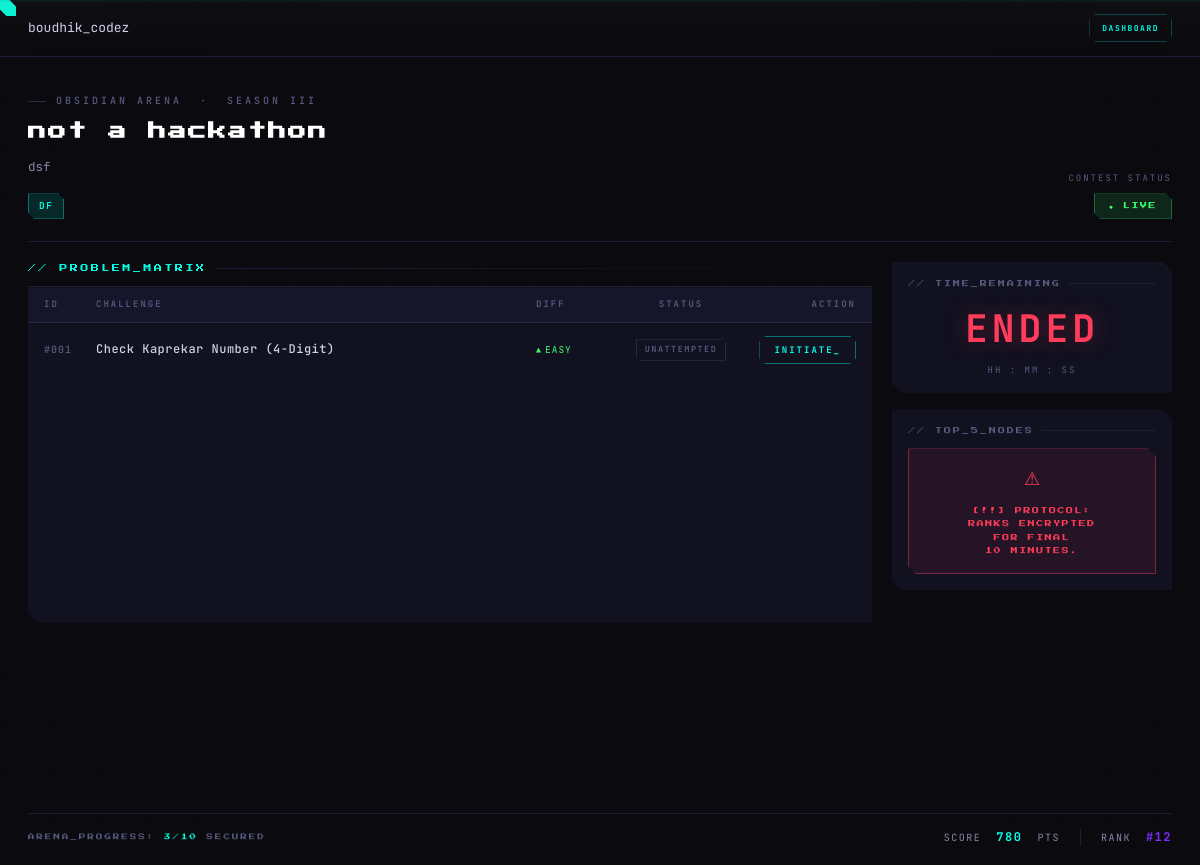
/contest/6/lobby/ (signed in), run on the app's committed database.
### home/models.py (models this page shows, shortened)
class Contest(models.Model):
    name = models.CharField(max_length=200)
    description = models.TextField()
    start_time = models.DateTimeField()
    end_time = models.DateTimeField()
    passkey = models.CharField(max_length=50, blank=True, null=True)
    tags = models.CharField(max_length=200, blank=True, help_text="Comma-separated tags (e.g. AI, WEB, DSA)")
    prize = models.CharField(max_length=100, blank=True, help_text="Prize pool info")
    penalty_minutes = models.IntegerField(default=10, help_text="Penalty in minutes added per wrong submission")
    problems = models.ManyToManyField(Problem, through='ContestProblem', related_name='contests')

class ContestProblem(models.Model):
    DIFFICULTY_CHOICES = [
        ('EASY', 'Easy'),
        ('MEDIUM', 'Medium'),
        ('HARD', 'Hard'),
    ]
    contest = models.ForeignKey(Contest, on_delete=models.CASCADE)
    problem = models.ForeignKey(Problem, on_delete=models.CASCADE)
    points = models.IntegerField(default=10)
    difficulty = models.CharField(max_length=10, choices=DIFFICULTY_CHOICES, default='EASY')
    class Meta:
        unique_together = ('contest', 'problem')

class Problem(models.Model):
    title = models.CharField(max_length=200)
    statement = models.TextField()
    input_format = models.TextField()
    output_format = models.TextField()
    constraints = models.TextField()
    is_special_judge = models.BooleanField(default=False,
                                           help_text="Check output via custom logic rather than exact match")
    special_judge_script = models.TextField(blank=True, null=True, help_text="Python script to validate output")
    allowed_languages = models.ManyToManyField(Language, related_name='problems')

### home/views.py (the view, shortened to what this page needs)
# urls.py: path('contest/<int:contest_id>/lobby/', views.contest_lobby, name='contest_lobby'),
@login_required
def contest_lobby(request, contest_id):
    contest = get_object_or_404(Contest, id=contest_id)
    now = timezone.now()
    is_live = contest.start_time <= now <= contest.end_time
    is_archived = now > contest.end_time
    time_remaining = (contest.end_time - now).total_seconds()
    blackout_active = is_live and (0 < time_remaining <= 600)
    problems = ContestProblem.objects.filter(contest=contest).select_related('problem')
    total_problems = problems.count()
    tags = []
    if contest.tags:
        tags = [t.strip() for t in contest.tags.split(',') if t.strip()]
    leaderboard = []
    try:
        all_subs = Submission.objects.filter(contest=contest).select_related('user', 'problem')
        user_data = {}
        leaderboard.sort(key=lambda r: (-r['solved'], -r['score'], r['time_taken']))
        solved_problems = list(Submission.objects.filter(
            user=request.user, contest=contest, is_accepted=True
        ).values_list('problem__id', flat=True).distinct()) if request.user.is_authenticated else []
    except OperationalError:
        import datetime
        now = timezone.now()
        leaderboard = [
            {'user_id': 1, 'username': 'cipher_null', 'solved': 7, 'time_taken': 2*3600+14*60+55, 'time_taken_str': '2:14:55'},
            {'user_id': 2, 'username': 'voidwalker_x', 'solved': 6, 'time_taken': 3*3600+5*60+12, 'time_taken_str': '3:05:12'},
            {'user_id': 3, 'username': 'obsidian_dev', 'solved': 5, 'time_taken': 4*3600+22*60+8, 'time_taken_str': '4:22:08'},
        ]
        solved_problems = []
    context = {
        'contest': contest,
        'problems': problems,
        'is_live': is_live,
        'is_archived': is_archived,
        'blackout_active': blackout_active,
        'time_remaining': int(time_remaining) if time_remaining > 0 else 0,
        'contest_end_unix': int(contest.end_time.timestamp()),
        'total_problems': total_problems,
        'solved_problems': solved_problems,
        'leaderboard': leaderboard,
        'tags': tags,
    }
    return render(request, 'home/contest_lobby.html', context)

### home/templates/home/contest_lobby.html (shortened to what this page needs)
{% extends "home/base.html" %}
{% block content %}
<nav>
  <div class="nav-left">
    {% if user.is_authenticated %}
      <div class="nav-username-left">{{ user.username }}</div>
    {% endif %}
  </div>
  <div class="nav-right">
    <a href="{% url 'dashboard' %}"><button class="nav-cta">Dashboard</button></a>
  </div>
</nav>
<div class="lobby">
  <header class="lobby-header">
    <div class="header-left">
      <div class="header-eyebrow">OBSIDIAN ARENA &nbsp;·&nbsp; Season III</div>
      <h1 class="header-title">
        {{ contest.name|default:"NETHER FORGE" }} &nbsp;
      </h1>
      <p class="header-desc">
        {{ contest.description|default:"No description available." }}
      </p>
      <div class="header-badges">
        {% for tag in tags %}
          <span class="badge badge-cyan">{{ tag|upper }}</span>
        {% empty %}
          <span class="badge badge-gray">[GENERAL]</span>
        {% endfor %}
      </div>
    </div>
    <div class="header-status">
      <span class="status-label">Contest Status</span>
      <span class="status-pill status-live">● LIVE</span>
    </div>
  </header>
  <div class="lobby-main">
    <div class="panel-left">
      <div class="panel-heading">// PROBLEM_MATRIX</div>
      <div class="problem-matrix">
        <div class="matrix-head">
          <span class="matrix-head-cell">ID</span>
          <span class="matrix-head-cell">Challenge</span>
          <span class="matrix-head-cell p-diff-cell">Diff</span>
          <span class="matrix-head-cell center">Status</span>
          <span class="matrix-head-cell right">Action</span>
        </div>
          <div class="matrix-body" id="problemBody">
            {% if problems %}
              {% for cp in problems %}
                {% with p=cp.problem %}
                <div class="p-row {% if p.id in solved_problems %}solved{% elif cp.points == 0 %}locked{% endif %}">
                  <span class="p-id">#{{ forloop.counter|stringformat:"03d" }}</span>
                  <span class="p-name">{{ p.title }}</span>
                  <div class="p-diff-cell">
                    <div class="p-diff {% if cp.difficulty == 'HARD' %}diff-hard{% elif cp.difficulty == 'MEDIUM' %}diff-medium{% else %}diff-easy{% endif %}">
                      <span class="diff-pip"></span>
                      <span class="diff-label">{% if cp.difficulty == 'MEDIUM' %}MED{% else %}{{ cp.difficulty|default:"EASY" }}{% endif %}</span>
                    </div>
                  </div>
                  <div class="p-status"><span class="status-tag {% if p.id in solved_problems %}tag-solved{% else %}tag-unattempted{% endif %}">{% if p.id in solved_problems %}SOLVED{% else %}UNATTEMPTED{% endif %}</span></div>
                  <div class="p-action">
                    {% if p.id in solved_problems %}
                      <a href="{% url 'problem_ide' contest.id p.id %}" class="btn-initiate">REVIEW_</a>
                    {% else %}
                      <a href="{% url 'problem_ide' contest.id p.id %}" class="btn-initiate">INITIATE_</a>
                    {% endif %}
                  </div>
                </div>
                {% endwith %}
              {% endfor %}
            {% else %}
              <div style="padding:18px;color:var(--text-mid);">No problems in this contest.</div>
            {% endif %}
        </div>
      </div>
    </div>
    <div class="panel-right" id="telemetryPanel">
      <div class="telem-card">
        <div class="corner-tr"></div>
        <div class="telem-label">// TIME_REMAINING</div>
        <div class="timer-display" id="timerDisplay">02:14:55</div>
        <div class="timer-sub">HH : MM : SS</div>
      </div>
      <div class="telem-card">
        <div class="corner-tr"></div>
        <div class="telem-label">// TOP_5_NODES</div>
        <div class="blackout-block">
          <span class="blackout-icon">⚠</span>
          <p class="blackout-msg">[!!] PROTOCOL:<br>RANKS ENCRYPTED<br>FOR FINAL<br>10 MINUTES.</p>
        </div>
      </div>
    </div>
  </div>
  <div class="lobby-hud">
    <span class="hud-label">
      ARENA_PROGRESS: <span id="hudFraction">3/10</span> SECURED
    </span>
    <div class="hud-right">
      <div class="hud-score-box">
        SCORE &nbsp;<strong id="hudScore">780</strong>&nbsp; PTS
      </div>
      <div class="hud-score-box">
        RANK &nbsp;<strong style="color:var(--purple);">#12</strong>
      </div>
    </div>
  </div>
</div>
{% endblock %}

### home/static/home/css/style.css (style rules this page uses)
:root { --obsidian: #0a0a0f; --deep: #0d0d1a; --surface: #111120; --card: #16162a; --border: #2a2a4a; --cyan: #00ffe5; --cyan-dim: #00ffe540; --purple: #7b2fff; --purple-dim: #7b2fff30; --lava: #ff5c1a; --green: #39ff14; --white: #e8e8ff; --muted: #6b6b9a; --pixel: 4px; }
* { margin: 0; padding: 0; box-sizing: border-box; }
html { scroll-behavior: smooth; }
body { background: var(--obsidian); color: var(--white); font-family: 'JetBrains Mono', monospace; overflow-x: hidden; cursor: none; }
nav { position: fixed; top: 0; width: 100%; padding: 0 48px; height: 68px; display: flex; align-items: center; justify-content: space-between; background: rgba(8, 8, 14, 0.62); backdrop-filter: blur(24px) saturate(180%); -webkit-backdrop-filter: blur(24px) saturate(180%); border-bottom: 1px solid rgba(123, 47, 255, 0.18); z-index: 1000; box-shadow: 0 1px 0 rgba(0, 229, 204, 0.04); }
.nav-left { display: flex; align-items: center; gap: 48px; }
.nav-right { display: flex; align-items: center; gap: 4px; }
.nav-cta { font-family: 'Press Start 2P', monospace; font-size: 8px; background: var(--purple); color: white; padding: 10px 18px; border: none; cursor: none; text-transform: uppercase; letter-spacing: 1px; clip-path: polygon(0 0, calc(100% - 8px) 0, 100% 8px, 100% 100%, 8px 100%, 0 calc(100% - 8px)); transition: all 0.2s; box-shadow: 0 0 20px rgba(123, 47, 255, 0.3); }

### data on the page
Contest: name "not a hackathon", description "dsf", tags "DF"
ContestProblem: problem "Check Kaprekar Number (4-Digit)", difficulty "EASY"

### other printed values
{{ user.username }} "boudhik_codez"
